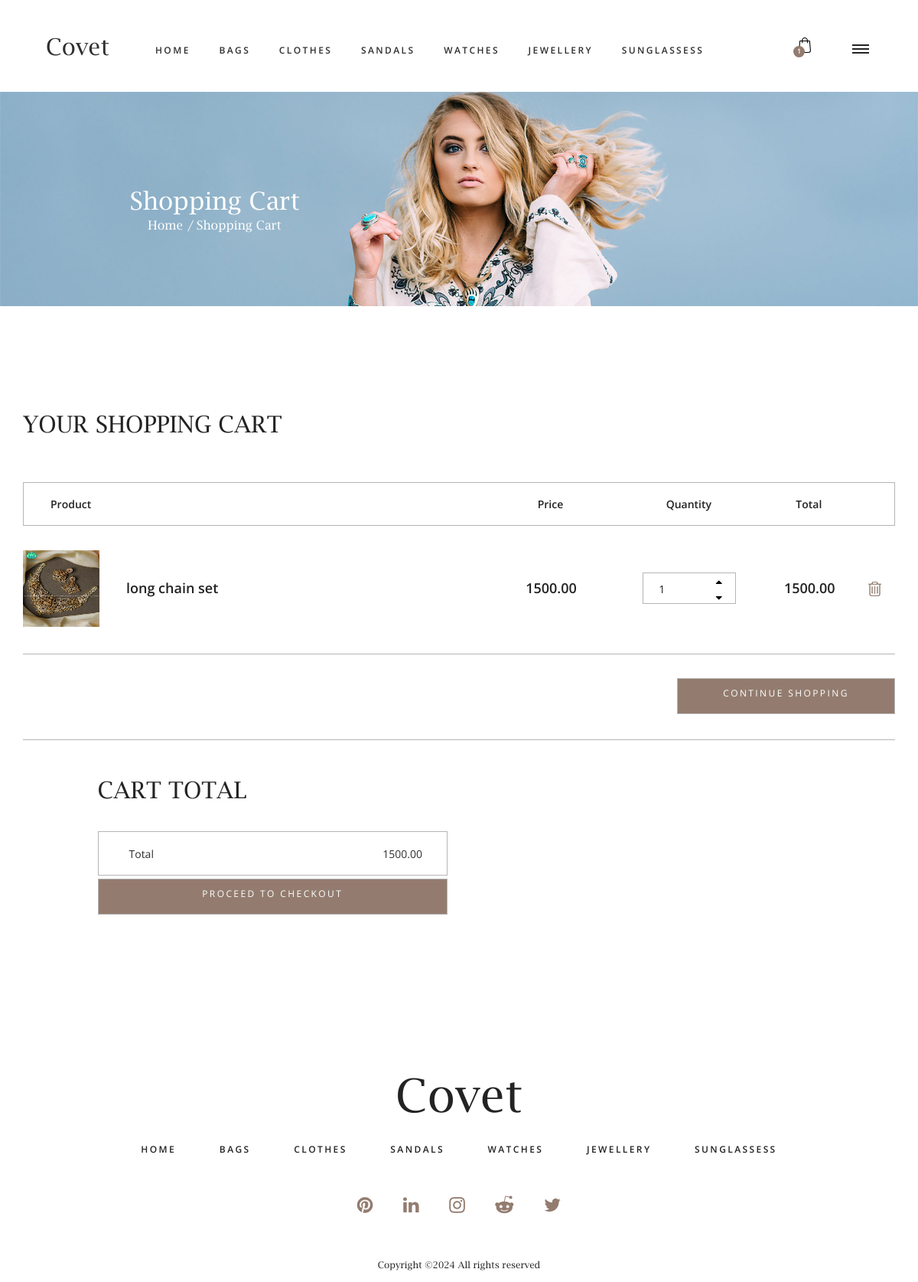
/cart/cartview (signed in), run on the app's committed database.
### shop/models.py (models this page shows, shortened)
class Category(models.Model):
    name = models.CharField(max_length=100)
    desc = models.TextField()
    image = models.ImageField(upload_to="category")

class Product(models.Model):
    name = models.CharField(max_length=100)
    desc = models.TextField()
    image = models.ImageField(upload_to="category")
    price= models.DecimalField(max_digits=10,decimal_places=2)
    stock = models.IntegerField()
    available = models.BooleanField(default=True)
    created = models.DateTimeField(auto_now_add=True) #one time
    updated = models.DateTimeField(auto_now=True) #change every time we update the record
    category = models.ForeignKey(Category,on_delete=models.CASCADE)

### cart/models.py (models this page shows)
class Cart(models.Model):
    product=models.ForeignKey(Product,on_delete=models.CASCADE)
    user=models.ForeignKey(User,on_delete=models.CASCADE)
    quantity=models.IntegerField(default=1)
    date_added=models.DateTimeField(auto_now_add=True)
    def subtotal(self):
        return self.product.price*self.quantity

### cart/views.py (the view)
# urls.py: path('cartview',views.cart_view,name="cartview"),
@login_required
def cart_view(request):
    u=request.user
    total=0
    c=Cart.objects.filter(user=u)
    for i in c:
        total+=i.quantity*i.product.price
    return render(request,'cart.html',{'cart':c,'total':total})

### cart/context_processors.py (called while the page is built)
def count_items(request):
    u=request.user
    count=0
    if request.user.is_authenticated:
        try:
            c=Cart.objects.filter(user=u)
            for i in c:
                count+=i.quantity
        except:
            count=0
    return {'c':count}

### shop/context_processors.py (called while the page is built)
def menu_links(request):
    c=Category.objects.all()
    return {'links':c}

### templates/cart.html (shortened to what this page needs)
{% extends 'base.html' %}
{% load static %}
{% block content %}
<div class="row" style="margin-bottom:50px;">
    <div class="col-12" style="position: relative;">
        <img src="{% static 'images/cart.jpg' %}" height="400px" width="100%" alt="Shopping Cart">
		<div class="home_content text-center" style="color: white;left:15%;">
    		<h3 class="home_title" style="font-size: 2rem;">Shopping Cart</h3>
			<div class="breadcrumbs">
				<ul>
					<li><a href="{% url 'shop:category' %}" style="color: white;">Home</a></li>
					<li style="color: white;">Shopping Cart</li>
				</ul>
			</div>
		</div>
    </div>
</div>
<div class="cart_container">
		<div class="container">
			<div class="row">
				<div class="col">
					<div class="cart_title">your shopping cart</div>
				</div>
			</div>
			<div class="row">
				<div class="col">
					<div class="cart_bar d-flex flex-row align-items-center justify-content-start">
						<div class="cart_bar_title_name">Product</div>
						<div class="cart_bar_title_content ml-auto">
							<div class="cart_bar_title_content_inner d-flex flex-row align-items-center justify-content-end">
								<div class="cart_bar_title_price">Price</div>
								<div class="cart_bar_title_quantity">Quantity</div>
								<div class="cart_bar_title_total">Total</div>
							</div>
						</div>
					</div>
				</div>
			</div>
			<div class="row">
				<div class="col">
					<div class="cart_products">
						<ul>
							{% for i in cart %}
							<li class=" cart_product d-flex flex-md-row flex-column align-items-md-center align-items-start justify-content-start">
								<div class="cart_product_image"><img src="{{i.product.image.url}}" height="100px" width="100px"></div>
								<div class="cart_product_name"><a href="product.html">{{i.product.name}}</a></div>
								<div class="cart_product_info ml-auto">
									<div class="cart_product_info_inner d-flex flex-row align-items-center justify-content-md-end justify-content-start">
										<div class="cart_product_price">{{i.product.price}}</div>
										<div class="product_quantity_container">
											<div class="product_quantity clearfix">
    										<input type="text" value="{{i.quantity}}" readonly>
    										<div class="quantity_buttons">
												{% if i.product.stock > 0 %}
												<div>
        											<a href="{% url 'cart:addtocart' i.product.id %}">
            										<i class="fa fa-caret-up" aria-hidden="true" style="color:black;"></i>
        											</a>
												</div>
												<div>
													<a href="{% url 'cart:cartremove' i.product.id %}">
            										<i class="fa fa-caret-down" aria-hidden="true" style="color:black;"></i>
													</a>
												</div>
												{% else %}
												<div>
													<a href="{% url 'cart:cartremove' i.product.id %}">
            										<i class="fa fa-caret-down" aria-hidden="true" style="color:black;"></i>
													</a>
												</div>
												{% endif %}
    										</div>
											</div>
										</div>
										<div class="cart_product_total" id="total_{{i.product.id}}">{{i.subtotal}}</div>
										<div class="cart_product_button">
    										<a href="{% url 'cart:cartdelete' i.product.id %}">
        										<img src="{% static 'images/trash.png' %}">
    										</a>
										</div>
									</div>
								</div>
							</li>
							{% endfor %}
						</ul>
					</div>
				</div>
			</div>
			<div class="row">
				<div class="col">
					<div class="cart_control_bar d-flex flex-md-row flex-column align-items-start justify-content-start">
						<a href="{% url 'shop:category' %}" class="button_update cart_button_2 ml-md-auto text-center" style="display: inline-block; padding: 10px 20px; text-align: center; width: 25%;">
        					continue shopping
    					</a>
					</div>
				</div>
			</div>
			<div class="row cart_extra">
				<div class="col-lg-5 offset-lg-1">
					<div class="cart_total">
						<div class="cart_title">cart total</div>
						<ul>
							<li class="d-flex flex-row align-items-center justify-content-start">
								<div class="cart_total_title">Total</div>
								<div class="cart_total_price ml-auto">{{total}}</div>
							</li>
						</ul>
						<a href="{% url 'cart:orderform' %}" class="button_update cart_button_2 ml-md-auto text-center mt-1" style="display: inline-block; padding: 10px 20px; text-align: center; width: 100%;">
        					proceed to checkout
    					</a>
					</div>
				</div>
			</div>
		</div>
	</div>
{% endblock %}

### templates/base.html (shortened to what this page needs)
<!DOCTYPE html>
{% load static %}
<html lang="en">
<head>
<link rel="stylesheet" type="text/css" href="{% static 'styles/bootstrap4/bootstrap.min.css' %}">
<link href="{% static 'plugins/font-awesome-4.7.0/css/font-awesome.min.css' %}" rel="stylesheet" type="text/css">
<link rel="stylesheet" type="text/css" href="{% static 'plugins/OwlCarousel2-2.2.1/owl.carousel.css' %}">
<link rel="stylesheet" type="text/css" href="{% static 'plugins/OwlCarousel2-2.2.1/owl.theme.default.css' %}">
<link rel="stylesheet" type="text/css" href="{% static 'plugins/OwlCarousel2-2.2.1/animate.css' %}">
<link href="{% static 'plugins/colorbox/colorbox.css' %}" rel="stylesheet" type="text/css">
<link rel="stylesheet" type="text/css" href="{% static 'styles/main_styles.css' %}">
<link rel="stylesheet" type="text/css" href="{% static 'styles/responsive.css' %}">
<link rel="stylesheet" type="text/css" href="{% static 'styles/cart.css' %}">
<link rel="stylesheet" type="text/css" href="{% static 'styles/cart_responsive.css' %}">
</head>
<body>
<div class="super_container">
	<header class="header" style="margin-bottom:100px;">
		<div class="header_inner d-flex flex-row align-items-center justify-content-start">
			<div class="logo"><a href="#">Covet</a></div>
			<nav class="main_nav">
				<ul>
					<li><a href="{% url 'shop:category' %}">home</a></li>
					{% for i in links %}
            			<li><a href="{% url 'shop:products' i.id %}">{{i.name}}</a></li>
              		{% endfor %}
				</ul>
			</nav>
			<div class="header_content ml-auto">
				<div class="shopping">
					{% if user.is_authenticated %}
					{% if user.is_superuser == False %}
					<a href="{% url 'cart:cartview' %}">
						<div class="cart">
							<img src="{% static 'images/shopping-bag.svg' %}" alt="">
							<div class="cart_num_container">
								<div class="cart_num_inner">
									<div class="cart_num">{{c}}</div>
								</div>
							</div>
						</div>
					</a>
					{% endif %}
					{% endif %}
				</div>
			</div>
			<div class="burger_container d-flex flex-column align-items-center justify-content-around menu_mm"><div></div><div></div><div></div></div>
		</div>
	</header>
    {% block content %}
    {% endblock %}
	<footer class="footer">
		<div class="container-fluid">
			<div class="row">
				<div class="col text-center">
					<div class="footer_logo"><a href="#">Covet</a></div>
					<nav class="footer_nav">
						<ul>
							<li><a href="{% url 'shop:category' %}">home</a></li>
							{% for i in links %}
            					<li><a href="{% url 'shop:products' i.id %}">{{i.name}}</a></li>
              				{% endfor %}
						</ul>
					</nav>
					<div class="footer_social">
						<ul>
							<li><a href="https://www.pinterest.com/sarahandaric/references-for-art/"><i class="fa fa-pinterest" aria-hidden="true"></i></a></li>
							<li><a href="https://www.linkedin.com/in/sada-yoosuf-b60591258/"><i class="fa fa-linkedin" aria-hidden="true"></i></a></li>
							<li><a href="https://www.instagram.com/sada._.yoosuf/"><i class="fa fa-instagram" aria-hidden="true"></i></a></li>
							<li><a href="https://www.reddit.com"><i class="fa fa-reddit-alien" aria-hidden="true"></i></a></li>
							<li><a href="https://x.com/?lang=en"><i class="fa fa-twitter" aria-hidden="true"></i></a></li>
						</ul>
					</div>
					<div class="copyright">
Copyright &copy;<script>document.write(new Date().getFullYear());</script> All rights reserved
</div>
				</div>
			</div>
		</div>
	</footer>
</div>
</body>
</html>

### static/styles/main_styles.css (style rules this page uses)
* { margin: 0; padding: 0; -webkit-font-smoothing: antialiased; -webkit-text-shadow: rgba(0,0,0,.01) 0 0 1px; text-shadow: rgba(0,0,0,.01) 0 0 1px; }
body { font-family: 'Open Sans', sans-serif; font-size: 14px; font-weight: 400; background: #FFFFFF; color: #2f2f2f; }
div { display: block; position: relative; -webkit-box-sizing: border-box; -moz-box-sizing: border-box; box-sizing: border-box; }
ul { list-style: none; margin-bottom: 0px; }
a, a:hover, a:visited, a:active, a:link { text-decoration: none; -webkit-font-smoothing: antialiased; -webkit-text-shadow: rgba(0,0,0,.01) 0 0 1px; text-shadow: rgba(0,0,0,.01) 0 0 1px; }
h3 { font-size: 24px; }
h1, h2, h3, h4, h5, h6 { font-family: 'Open Sans', sans-serif; -webkit-font-smoothing: antialiased; -webkit-text-shadow: rgba(0,0,0,.01) 0 0 1px; text-shadow: rgba(0,0,0,.01) 0 0 1px; }
.clearfix::before, .clearfix::after { content: ""; display: table; }
.clearfix::after { clear: both; }
.clearfix { zoom: 1; }
.super_container { width: 100%; overflow: hidden; }
.header { position: fixed; top: 0; left: 0; width: 100%; height: 120px; background: #FFFFFF; z-index: 100; padding-left: 60px; padding-right: 64px; -webkit-transition: all 200ms ease; -moz-transition: all 200ms ease; -ms-transition: all 200ms ease; -o-transition: all 200ms ease; transition: all 200ms ease; }
.header_inner { width: 100%; height: 100%; }
.logo a { font-family: 'Lucida', serif; font-size: 30px; color: #2f2f2f; }
.main_nav { padding-left: 252px; -webkit-transform: translateY(4px); -moz-transform: translateY(4px); -ms-transform: translateY(4px); -o-transform: translateY(4px); transform: translateY(4px); }
.main_nav ul li { display: inline-block; margin-right: 50px; }
.main_nav ul li:last-child { margin-right: 0; }
.main_nav ul li a { font-size: 12px; text-transform: uppercase; color: #2f2f2f; font-weight: 600; letter-spacing: 0.2em; -webkit-transition: all 200ms ease; -moz-transition: all 200ms ease; -ms-transition: all 200ms ease; -o-transition: all 200ms ease; transition: all 200ms ease; }
.shopping { display: inline-block; margin-left: 111px; padding-right: 161px; -webkit-transform: translateY(-2px); -moz-transform: translateY(-2px); -ms-transform: translateY(-2px); -o-transform: translateY(-2px); transform: translateY(-2px); }
.shopping a { display: inline-block; margin-right: 10px; }
.shopping a:last-child { margin-right: 0; }
.cart_num_container, .star_num_container { position: absolute; top: 13px; left: -5px; width: 15px; height: 15px; background: #937c6f; border-radius: 50%; }
.cart_num_inner, .star_num_inner { width: 100%; height: 100%; }
.cart_num, .star_num { position: absolute; top: 50%; left: 50%; -webkit-transform: translate(-50%, -50%); -moz-transform: translate(-50%, -50%); -ms-transform: translate(-50%, -50%); -o-transform: translate(-50%, -50%); transform: translate(-50%, -50%); font-size: 9px; font-weight: 600; color: #FFFFFF; }
.burger_container { position: absolute; top: calc(50% + 4px); -webkit-transform: translateY(-50%); -moz-transform: translateY(-50%); -ms-transform: translateY(-50%); -o-transform: translateY(-50%); transform: translateY(-50%); right: 0; width: 22px; height: 16px; cursor: pointer; }
.burger_container div { width: 100%; height: 2px; background: #232323; -webkit-transition: all 200ms ease; -moz-transition: all 200ms ease; -ms-transition: all 200ms ease; -o-transition: all 200ms ease; transition: all 200ms ease; pointer-events: none; }
.footer { padding-top: 80px; }
.footer_logo a { font-family: 'Lucida', serif; font-size: 60px; color: #232323; }
.footer_nav { margin-top: 14px; }
.footer_nav ul li { display: inline-block; margin-right: 53px; }
.footer_nav ul li:last-child { margin-right: 0; }
.footer_nav ul li a { font-size: 12px; text-transform: uppercase; color: #232323; font-weight: 600; letter-spacing: 0.2em; -webkit-transition: all 200ms ease; -moz-transition: all 200ms ease; -ms-transition: all 200ms ease; -o-transition: all 200ms ease; transition: all 200ms ease; }
.footer_social { margin-top: 51px; }
.footer_social ul li { display: inline-block; margin-right: 36px; }
.footer_social ul li:last-child { margin-right: 0; }
.footer_social ul li a i { font-size: 24px; color: #937c6f; -webkit-transition: all 200ms ease; -moz-transition: all 200ms ease; -ms-transition: all 200ms ease; -o-transition: all 200ms ease; transition: all 200ms ease; }
.copyright { margin-top: 56px; padding-bottom: 13px; font-family: 'Lucida', serif; font-size: 12px; color: #232323; }

### data on the page
Category: name "BAGS"
Category: name "CLOTHES"
Category: name "SANDALS"
Category: name "WATCHES"
Category: name "JEWELLERY"
Category: name "SUNGLASSESS"
Cart: product.image (picture), product.name "long chain set", product.price "1500.00", quantity "1", subtotal "1500.00"

### other printed values
{{ c }} "1"
{{ total }} "1500.00"
